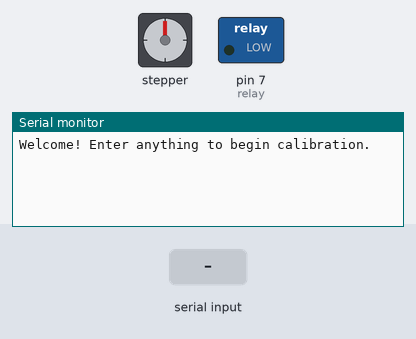
This sketch was run on a simulated Arduino Uno, built with avr-gcc and run on an emulated ATmega328P. On the bench: stepper motor, switched loads named in the sketch (green lamp = pin HIGH), the last lines printed to the serial monitor. Wiring (inferred from the names in the program): stepper motor (200 steps per turn assumed): coils pin 10, pin 11, pin 12, pin 13. The inputs (shaded band) are chosen by the test bench.

Above: at 0.8 s.
0.9 s: "90,45\n" received over Serial
At 2.2 s:
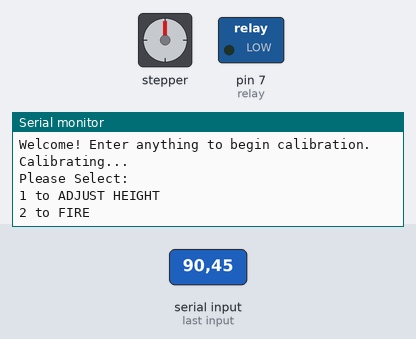
At 2.97 s:
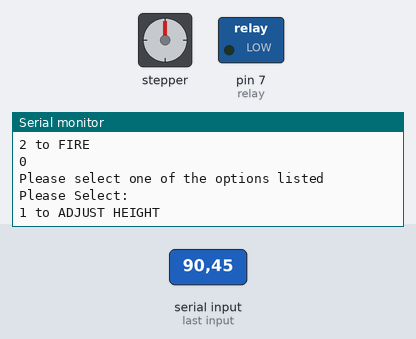

The sketch:

SeniorDesignArduino.ino
```cpp
#include <Stepper.h>
const int stepsPerRev = 200;
int Apos = 13;
int Aneg = 12;
int Bpos = 11;
int Bneg = 10;
int zeroRef = 4;
int relay = 7;
int steps = 0;
int height = 0;
int stepCount = 0;
int stepsRemain = 0;
int menuNav = 0;
int testTime = 30000;
Stepper myStepper(stepsPerRev, Apos, Aneg, Bpos, Bneg);

void killSignals () {
  digitalWrite(Apos, LOW);
  digitalWrite(Aneg, LOW);
  digitalWrite(Bpos, LOW);
  digitalWrite(Bneg, LOW);
  digitalWrite(relay, LOW);
}

int promptNum () {
  while (Serial.available() <= 0) {
  }
  int temp = Serial.parseInt();
  Serial.parseInt();
  return temp;
}

void setup() {
  myStepper.setSpeed(20);
  pinMode(Apos, OUTPUT);
  pinMode(Aneg, OUTPUT);
  pinMode(Bpos, OUTPUT);
  pinMode(Bneg, OUTPUT);
  pinMode(zeroRef, INPUT);
  pinMode(relay, OUTPUT);
  Serial.begin(9600);

  Serial.println("Welcome! Enter anything to begin calibration.");
  promptNum();
  Serial.println("Calibrating...");

  //while (digitalRead(zeroRef)==LOW) {
  //  myStepper.step(-10);
  //  delay(10);
  //}

  killSignals();
}

// the loop function runs over and over again forever
void loop() {
  Serial.println("Please Select:");
  Serial.println("1 to ADJUST HEIGHT");
  Serial.println("2 to FIRE");

  menuNav = promptNum();
  Serial.println(menuNav);

  switch (menuNav) {
  case 1:
    Serial.println("Enter the number of steps you would like to take");
    steps = promptNum();
    myStepper.step(steps);
    delay(1000);
    killSignals();
    break;
  case 2:
    digitalWrite(relay, HIGH);
    delay(testTime);
    digitalWrite(relay, LOW);
    break;
  default:
    Serial.println("Please select one of the options listed");
    break;
}

}
```

Measured:
- after the input at 0.9 s, the serial monitor: prints a new line at once (image 1)
